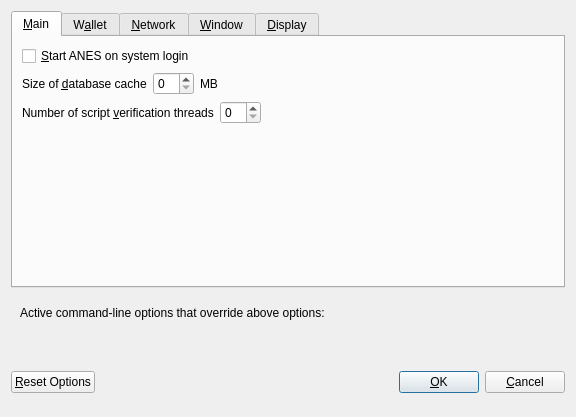
<?xml version="1.0" encoding="UTF-8"?>
<ui version="4.0">
 <class>OptionsDialog</class>
 <widget class="QDialog" name="OptionsDialog">
  <property name="geometry">
   <rect>
    <x>0</x>
    <y>0</y>
    <width>576</width>
    <height>417</height>
   </rect>
  </property>
  <property name="windowTitle">
   <string>Options</string>
  </property>
  <property name="modal">
   <bool>true</bool>
  </property>
  <layout class="QVBoxLayout" name="verticalLayout">
   <item>
    <widget class="QTabWidget" name="tabWidget">
     <property name="currentIndex">
      <number>0</number>
     </property>
     <widget class="QWidget" name="tabMain">
      <attribute name="title">
       <string>&amp;Main</string>
      </attribute>
      <layout class="QVBoxLayout" name="verticalLayout_Main">
       <item>
        <widget class="QCheckBox" name="bitcoinAtStartup">
         <property name="toolTip">
          <string>Automatically start ANES after logging in to the system.</string>
         </property>
         <property name="text">
          <string>&amp;Start ANES on system login</string>
         </property>
        </widget>
       </item>
       <item>
        <layout class="QHBoxLayout" name="horizontalLayout_2_Main">
         <item>
          <widget class="QLabel" name="databaseCacheLabel">
           <property name="text">
            <string>Size of &amp;database cache</string>
           </property>
           <property name="textFormat">
            <enum>Qt::PlainText</enum>
           </property>
           <property name="buddy">
            <cstring>databaseCache</cstring>
           </property>
          </widget>
         </item>
         <item>
          <widget class="QSpinBox" name="databaseCache"/>
         </item>
         <item>
          <widget class="QLabel" name="databaseCacheUnitLabel">
           <property name="text">
            <string>MB</string>
           </property>
           <property name="textFormat">
            <enum>Qt::PlainText</enum>
           </property>
          </widget>
         </item>
         <item>
          <spacer name="horizontalSpacer_2_Main">
           <property name="orientation">
            <enum>Qt::Horizontal</enum>
           </property>
           <property name="sizeHint" stdset="0">
            <size>
             <width>40</width>
             <height>20</height>
            </size>
           </property>
          </spacer>
         </item>
        </layout>
       </item>
       <item>
        <layout class="QHBoxLayout" name="horizontalLayout_3_Main">
         <item>
          <widget class="QLabel" name="threadsScriptVerifLabel">
           <property name="text">
            <string>Number of script &amp;verification threads</string>
           </property>
           <property name="textFormat">
            <enum>Qt::PlainText</enum>
           </property>
           <property name="buddy">
            <cstring>threadsScriptVerif</cstring>
           </property>
          </widget>
         </item>
         <item>
          <widget class="QSpinBox" name="threadsScriptVerif">
           <property name="toolTip">
            <string>(0 = auto, &lt;0 = leave that many cores free)</string>
           </property>
          </widget>
         </item>
         <item>
          <spacer name="horizontalSpacer_3_Main">
           <property name="orientation">
            <enum>Qt::Horizontal</enum>
           </property>
           <property name="sizeHint" stdset="0">
            <size>
             <width>40</width>
             <height>20</height>
            </size>
           </property>
          </spacer>
         </item>
        </layout>
       </item>
       <item>
        <spacer name="verticalSpacer_Main">
         <property name="orientation">
          <enum>Qt::Vertical</enum>
         </property>
         <property name="sizeHint" stdset="0">
          <size>
           <width>20</width>
           <height>40</height>
          </size>
         </property>
        </spacer>
       </item>
      </layout>
     </widget>
     <widget class="QWidget" name="tabWallet">
      <attribute name="title">
       <string>W&amp;allet</string>
      </attribute>
      <layout class="QVBoxLayout" name="verticalLayout_Wallet">
       <item>
        <widget class="QGroupBox" name="groupBox">
         <property name="title">
          <string>Expert</string>
         </property>
         <layout class="QVBoxLayout" name="verticalLayout_2">
          <item>
           <widget class="QCheckBox" name="coinControlFeatures">
            <property name="toolTip">
             <string>Whether to show coin control features or not.</string>
            </property>
            <property name="text">
             <string>Enable coin &amp;control features</string>
            </property>
           </widget>
          </item>
          <item>
           <widget class="QCheckBox" name="showMasternodesTab">
            <property name="toolTip">
             <string>Show additional tab listing all your masternodes in first sub-tab&lt;br/&gt;and all masternodes on the network in second sub-tab.</string>
            </property>
            <property name="text">
             <string>Show Masternodes Tab</string>
            </property>
           </widget>
          </item>
          <item>
           <widget class="QCheckBox" name="spendZeroConfChange">
            <property name="toolTip">
             <string>If you disable the spending of unconfirmed change, the change from a transaction&lt;br/&gt;cannot be used until that transaction has at least one confirmation.&lt;br/&gt;This also affects how your balance is computed.</string>
            </property>
            <property name="text">
             <string>&amp;Spend unconfirmed change</string>
            </property>
           </widget>
          </item>
         </layout>
        </widget>
       </item>
       <item>
        <spacer name="verticalSpacer_Wallet">
         <property name="orientation">
          <enum>Qt::Vertical</enum>
         </property>
         <property name="sizeHint" stdset="0">
          <size>
           <width>20</width>
           <height>40</height>
          </size>
         </property>
        </spacer>
       </item>
      </layout>
     </widget>
     <widget class="QWidget" name="tabNetwork">
      <attribute name="title">
       <string>&amp;Network</string>
      </attribute>
      <layout class="QVBoxLayout" name="verticalLayout_Network">
       <item>
        <widget class="QCheckBox" name="mapPortUpnp">
         <property name="toolTip">
          <string>Automatically open the ANES client port on the router. This only works when your router supports UPnP and it is enabled.</string>
         </property>
         <property name="text">
          <string>Map port using &amp;UPnP</string>
         </property>
        </widget>
       </item>
       <item>
        <widget class="QCheckBox" name="allowIncoming">
         <property name="toolTip">
          <string>Accept connections from outside</string>
         </property>
         <property name="text">
          <string>Allow incoming connections</string>
         </property>
        </widget>
       </item>
       <item>
        <widget class="QCheckBox" name="connectSocks">
         <property name="toolTip">
          <string>Connect to the ANES network through a SOCKS5 proxy.</string>
         </property>
         <property name="text">
          <string>&amp;Connect through SOCKS5 proxy (default proxy):</string>
         </property>
        </widget>
       </item>
       <item>
        <layout class="QHBoxLayout" name="horizontalLayout_1_Network">
         <item>
          <widget class="QLabel" name="proxyIpLabel">
           <property name="text">
            <string>Proxy &amp;IP:</string>
           </property>
           <property name="textFormat">
            <enum>Qt::PlainText</enum>
           </property>
           <property name="buddy">
            <cstring>proxyIp</cstring>
           </property>
          </widget>
         </item>
         <item>
          <widget class="QValidatedLineEdit" name="proxyIp">
           <property name="minimumSize">
            <size>
             <width>140</width>
             <height>0</height>
            </size>
           </property>
           <property name="maximumSize">
            <size>
             <width>140</width>
             <height>16777215</height>
            </size>
           </property>
           <property name="toolTip">
            <string>IP address of the proxy (e.g. IPv4: 127.0.0.1 / IPv6: ::1)</string>
           </property>
          </widget>
         </item>
         <item>
          <widget class="QLabel" name="proxyPortLabel">
           <property name="text">
            <string>&amp;Port:</string>
           </property>
           <property name="textFormat">
            <enum>Qt::PlainText</enum>
           </property>
           <property name="buddy">
            <cstring>proxyPort</cstring>
           </property>
          </widget>
         </item>
         <item>
          <widget class="QLineEdit" name="proxyPort">
           <property name="minimumSize">
            <size>
             <width>55</width>
             <height>0</height>
            </size>
           </property>
           <property name="maximumSize">
            <size>
             <width>55</width>
             <height>16777215</height>
            </size>
           </property>
           <property name="toolTip">
            <string>Port of the proxy (e.g. 9050)</string>
           </property>
          </widget>
         </item>
         <item>
          <spacer name="horizontalSpacer_1_Network">
           <property name="orientation">
            <enum>Qt::Horizontal</enum>
           </property>
           <property name="sizeHint" stdset="0">
            <size>
             <width>40</width>
             <height>20</height>
            </size>
           </property>
          </spacer>
         </item>
        </layout>
       </item>
       <item>
        <spacer name="verticalSpacer_Network">
         <property name="orientation">
          <enum>Qt::Vertical</enum>
         </property>
         <property name="sizeHint" stdset="0">
          <size>
           <width>20</width>
           <height>40</height>
          </size>
         </property>
        </spacer>
       </item>
      </layout>
     </widget>
     <widget class="QWidget" name="tabWindow">
      <attribute name="title">
       <string>&amp;Window</string>
      </attribute>
      <layout class="QVBoxLayout" name="verticalLayout_Window">
       <item>
        <widget class="QCheckBox" name="minimizeToTray">
         <property name="toolTip">
          <string>Show only a tray icon after minimizing the window.</string>
         </property>
         <property name="text">
          <string>&amp;Minimize to the tray instead of the taskbar</string>
         </property>
        </widget>
       </item>
       <item>
        <widget class="QCheckBox" name="minimizeOnClose">
         <property name="toolTip">
          <string>Minimize instead of exit the application when the window is closed. When this option is enabled, the application will be closed only after selecting Quit in the menu.</string>
         </property>
         <property name="text">
          <string>M&amp;inimize on close</string>
         </property>
        </widget>
       </item>
       <item>
        <spacer name="verticalSpacer_Window">
         <property name="orientation">
          <enum>Qt::Vertical</enum>
         </property>
         <property name="sizeHint" stdset="0">
          <size>
           <width>20</width>
           <height>40</height>
          </size>
         </property>
        </spacer>
       </item>
      </layout>
     </widget>
     <widget class="QWidget" name="tabDisplay">
      <attribute name="title">
       <string>&amp;Display</string>
      </attribute>
      <layout class="QVBoxLayout" name="verticalLayout_Display">
       <item>
        <layout class="QHBoxLayout" name="horizontalLayout_1_Display">
         <item>
          <widget class="QLabel" name="langLabel">
           <property name="text">
            <string>User Interface &amp;language:</string>
           </property>
           <property name="textFormat">
            <enum>Qt::PlainText</enum>
           </property>
           <property name="buddy">
            <cstring>lang</cstring>
           </property>
          </widget>
         </item>
         <item>
          <widget class="QValueComboBox" name="lang">
           <property name="toolTip">
            <string>The user interface language can be set here. This setting will take effect after restarting ANES.</string>
           </property>
          </widget>
         </item>
        </layout>
       </item>
       <item>
        <widget class="QLabel" name="label_3">
         <property name="toolTip">
          <string notr="true"/>
         </property>
         <property name="statusTip">
          <string notr="true"/>
         </property>
         <property name="whatsThis">
          <string notr="true"/>
         </property>
         <property name="accessibleName">
          <string notr="true"/>
         </property>
         <property name="text">
          <string>Language missing or translation incomplete? Help contributing translations here:
https://www.transifex.com/anes-project/anes-project-translations</string>
         </property>
         <property name="wordWrap">
          <bool>true</bool>
         </property>
         <property name="openExternalLinks">
          <bool>true</bool>
         </property>
         <property name="textInteractionFlags">
          <set>Qt::TextBrowserInteraction</set>
         </property>
        </widget>
       </item>
       <item>
        <layout class="QHBoxLayout" name="horizontalLayout_4_Display" stretch="0,0">
         <item>
          <widget class="QLabel" name="themeLabel">
           <property name="text">
            <string>User Interface Theme:</string>
           </property>
          </widget>
         </item>
         <item>
          <widget class="QValueComboBox" name="theme"/>
         </item>
        </layout>
       </item>
       <item>
        <widget class="Line" name="line">
         <property name="orientation">
          <enum>Qt::Horizontal</enum>
         </property>
        </widget>
       </item>
       <item>
        <layout class="QHBoxLayout" name="horizontalLayout_2_Display">
         <item>
          <widget class="QLabel" name="unitLabel">
           <property name="text">
            <string>&amp;Unit to show amounts in:</string>
           </property>
           <property name="textFormat">
            <enum>Qt::PlainText</enum>
           </property>
           <property name="buddy">
            <cstring>unit</cstring>
           </property>
          </widget>
         </item>
         <item>
          <widget class="QValueComboBox" name="unit">
           <property name="toolTip">
            <string>Choose the default subdivision unit to show in the interface and when sending coins.</string>
           </property>
          </widget>
         </item>
        </layout>
       </item>
       <item>
        <layout class="QHBoxLayout" name="horizontalLayout_5_Display">
         <item>
          <widget class="QLabel" name="digitsLabel">
           <property name="text">
            <string>Decimal digits</string>
           </property>
          </widget>
         </item>
         <item>
          <widget class="QValueComboBox" name="digits"/>
         </item>
        </layout>
       </item>
       <item>
        <layout class="QHBoxLayout" name="horizontalLayout_3_Display">
         <item>
          <widget class="QLabel" name="thirdPartyTxUrlsLabel">
           <property name="toolTip">
            <string>Third party URLs (e.g. a block explorer) that appear in the transactions tab as context menu items. %s in the URL is replaced by transaction hash. Multiple URLs are separated by vertical bar |.</string>
           </property>
           <property name="text">
            <string>Third party transaction URLs</string>
           </property>
           <property name="buddy">
            <cstring>thirdPartyTxUrls</cstring>
           </property>
          </widget>
         </item>
         <item>
          <widget class="QLineEdit" name="thirdPartyTxUrls">
           <property name="toolTip">
            <string>Third party URLs (e.g. a block explorer) that appear in the transactions tab as context menu items. %s in the URL is replaced by transaction hash. Multiple URLs are separated by vertical bar |.</string>
           </property>
          </widget>
         </item>
        </layout>
       </item>
       <item>
        <spacer name="verticalSpacer">
         <property name="orientation">
          <enum>Qt::Vertical</enum>
         </property>
         <property name="sizeHint" stdset="0">
          <size>
           <width>20</width>
           <height>40</height>
          </size>
         </property>
        </spacer>
       </item>
      </layout>
     </widget>
    </widget>
   </item>
   <item>
    <widget class="QFrame" name="frame">
     <layout class="QVBoxLayout" name="verticalLayout_Bottom">
      <item>
       <layout class="QHBoxLayout" name="horizontalLayout_Bottom">
        <item>
         <widget class="QLabel" name="overriddenByCommandLineInfoLabel">
          <property name="text">
           <string>Active command-line options that override above options:</string>
          </property>
          <property name="textFormat">
           <enum>Qt::PlainText</enum>
          </property>
         </widget>
        </item>
        <item>
         <spacer name="horizontalSpacer_Bottom">
          <property name="orientation">
           <enum>Qt::Horizontal</enum>
          </property>
          <property name="sizeHint" stdset="0">
           <size>
            <width>40</width>
            <height>20</height>
           </size>
          </property>
         </spacer>
        </item>
       </layout>
      </item>
      <item>
       <widget class="QLabel" name="overriddenByCommandLineLabel">
        <property name="text">
         <string/>
        </property>
        <property name="textFormat">
         <enum>Qt::PlainText</enum>
        </property>
        <property name="wordWrap">
         <bool>true</bool>
        </property>
       </widget>
      </item>
     </layout>
    </widget>
   </item>
   <item>
    <layout class="QHBoxLayout" name="horizontalLayout_Buttons">
     <item>
      <widget class="QPushButton" name="resetButton">
       <property name="toolTip">
        <string>Reset all client options to default.</string>
       </property>
       <property name="text">
        <string>&amp;Reset Options</string>
       </property>
       <property name="autoDefault">
        <bool>false</bool>
       </property>
      </widget>
     </item>
     <item>
      <spacer name="horizontalSpacer_1">
       <property name="orientation">
        <enum>Qt::Horizontal</enum>
       </property>
       <property name="sizeHint" stdset="0">
        <size>
         <width>40</width>
         <height>48</height>
        </size>
       </property>
      </spacer>
     </item>
     <item>
      <widget class="QLabel" name="statusLabel">
       <property name="minimumSize">
        <size>
         <width>200</width>
         <height>0</height>
        </size>
       </property>
       <property name="font">
        <font>
         <weight>75</weight>
         <bold>true</bold>
        </font>
       </property>
       <property name="text">
        <string/>
       </property>
       <property name="textFormat">
        <enum>Qt::PlainText</enum>
       </property>
       <property name="wordWrap">
        <bool>true</bool>
       </property>
      </widget>
     </item>
     <item>
      <spacer name="horizontalSpacer_2">
       <property name="orientation">
        <enum>Qt::Horizontal</enum>
       </property>
       <property name="sizeHint" stdset="0">
        <size>
         <width>40</width>
         <height>48</height>
        </size>
       </property>
      </spacer>
     </item>
     <item>
      <widget class="QPushButton" name="okButton">
       <property name="text">
        <string>&amp;OK</string>
       </property>
       <property name="autoDefault">
        <bool>false</bool>
       </property>
       <property name="default">
        <bool>true</bool>
       </property>
      </widget>
     </item>
     <item>
      <widget class="QPushButton" name="cancelButton">
       <property name="text">
        <string>&amp;Cancel</string>
       </property>
       <property name="autoDefault">
        <bool>false</bool>
       </property>
      </widget>
     </item>
    </layout>
   </item>
  </layout>
 </widget>
 <customwidgets>
  <customwidget>
   <class>QValidatedLineEdit</class>
   <extends>QLineEdit</extends>
   <header>qvalidatedlineedit.h</header>
  </customwidget>
  <customwidget>
   <class>QValueComboBox</class>
   <extends>QComboBox</extends>
   <header>qvaluecombobox.h</header>
  </customwidget>
 </customwidgets>
 <resources/>
 <connections/>
</ui>
